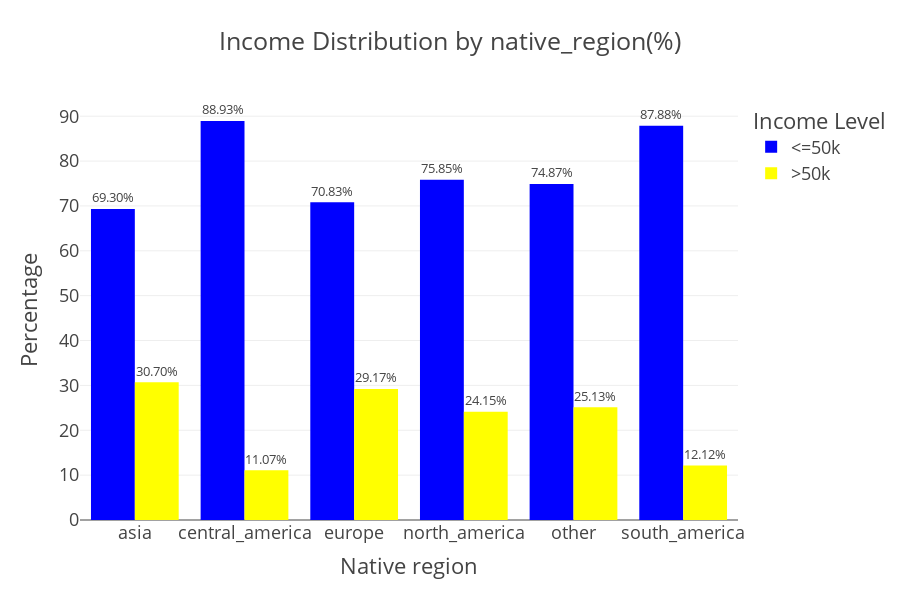

Write notebook code for a chart like this one.
### Code cell
fig = px.bar(
    adult_df_income_native_region,
    x='native_region',
    y='percentage',
    color='income',
    title='Income Distribution by native_region(%)',
    barmode='group',
    color_discrete_sequence=["blue", "yellow"],
    text='percentage', 
    width=900,       
    height=600
)

fig.update_traces(texttemplate='%{text:.2f}%', textposition='outside') 

fig.update_layout(
    template="presentation",
    xaxis_title='Native region',
    yaxis_title='Percentage',
    legend_title_text='Income Level',
    paper_bgcolor="rgba(0,0,0,0)",
    plot_bgcolor="rgba(0,0,0,0)"
)

fig.show()

fig.write_image(os.path.join(results_dir, 'income_distribution_by_native_region_bar_plot.jpg'))
fig.write_image(os.path.join(results_dir, 'income_distribution_by_native_region_bar_plot.png'))
fig.write_html(os.path.join(results_dir, 'income_distribution_by_native_region_bar_plot.html'))

### Figure 1 — Plotly figure (JSON) as saved in the notebook; plotly's stock layout.template omitted (floating-point values rounded to 4 significant figures)
{"data": [{"alignmentgroup": "True", "hovertemplate": "income=<=50k<br>native_region=%{x}<br>percentage=%{text}<extra></extra>", "legendgroup": "<=50k", "marker": {"color": "blue", "pattern": {"shape": ""}}, "name": "<=50k", "offsetgroup": "<=50k", "orientation": "v", "showlegend": true, "text": [69.3, 88.93, 70.83, 75.85, 74.87, 87.88], "textposition": "outside", "texttemplate": "%{text:.2f}%", "type": "bar", "x": ["asia", "central_america", "europe", "north_america", "other", "south_america"], "xaxis": "x", "y": [69.3, 88.93, 70.83, 75.85, 74.87, 87.88], "yaxis": "y"}, {"alignmentgroup": "True", "hovertemplate": "income=>50k<br>native_region=%{x}<br>percentage=%{text}<extra></extra>", "legendgroup": ">50k", "marker": {"color": "yellow", "pattern": {"shape": ""}}, "name": ">50k", "offsetgroup": ">50k", "orientation": "v", "showlegend": true, "text": [30.7, 11.07, 29.17, 24.15, 25.13, 12.12], "textposition": "outside", "texttemplate": "%{text:.2f}%", "type": "bar", "x": ["asia", "central_america", "europe", "north_america", "other", "south_america"], "xaxis": "x", "y": [30.7, 11.07, 29.17, 24.15, 25.13, 12.12], "yaxis": "y"}], "layout": {"barmode": "group", "height": 600, "legend": {"title": {"text": "Income Level"}, "tracegroupgap": 0}, "paper_bgcolor": "rgba(0, 0, 0, 0)", "plot_bgcolor": "rgba(0, 0, 0, 0)", "title": {"text": "Income Distribution by native_region(%)"}, "width": 900, "xaxis": {"anchor": "y", "autorange": true, "domain": [0, 1], "range": [-0.5, 5.5], "title": {"text": "Native region"}, "type": "category"}, "yaxis": {"anchor": "x", "autorange": true, "domain": [0, 1], "range": [0, 93.61], "title": {"text": "Percentage"}, "type": "linear"}}}
